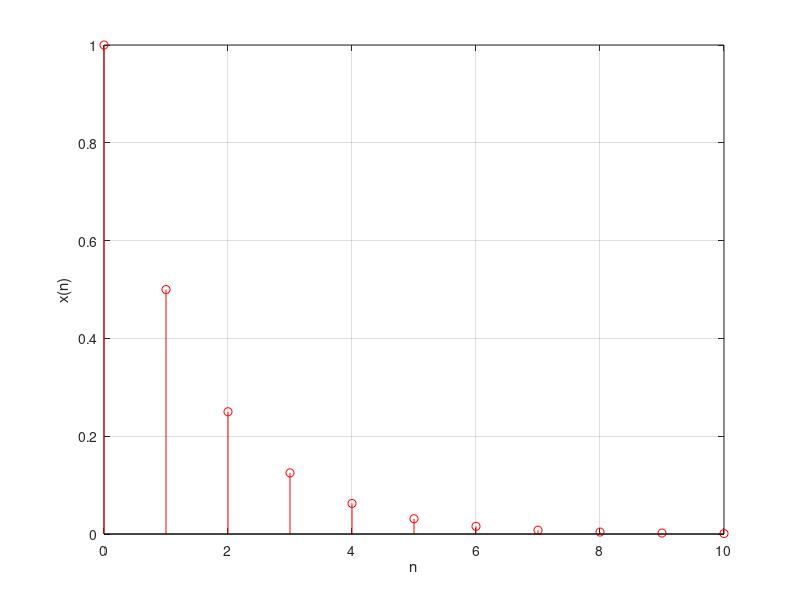

Recreate this plot in MATLAB.
%Draw timer wave sharp
clear;

n=0:1:10;
x=(0.5).^n;
title('Wave');
stem(n,x,'r');
xlabel('n');
ylabel('x(n)');
grid on;